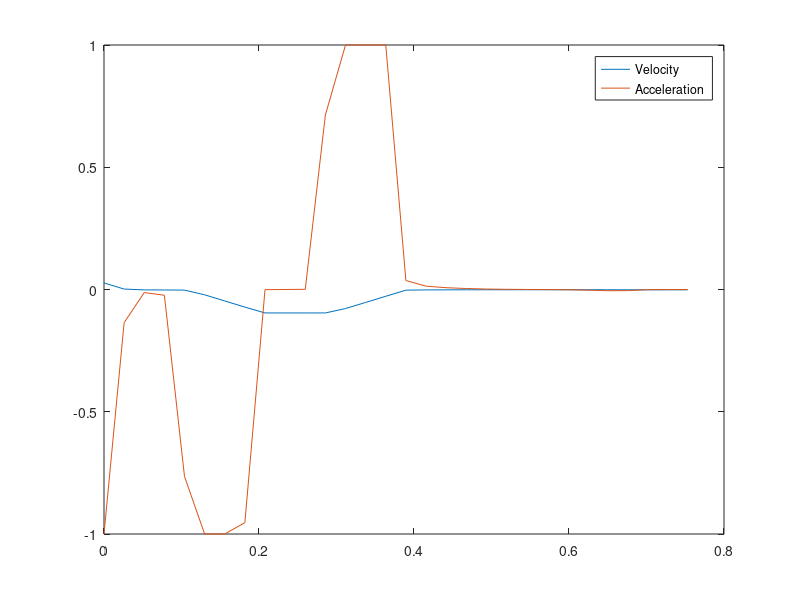
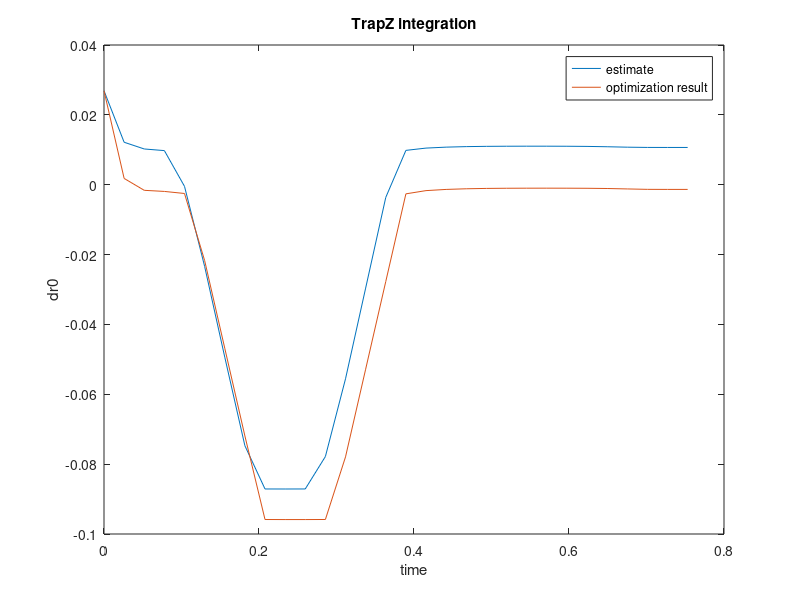
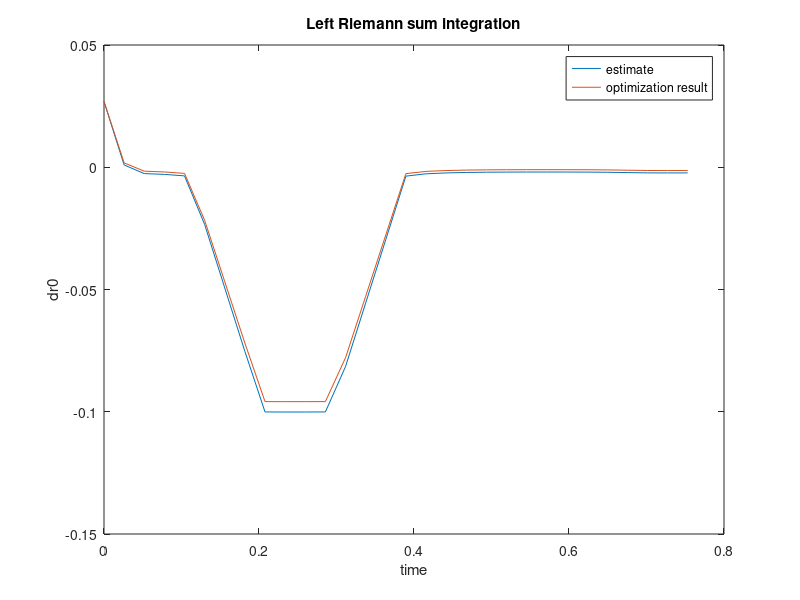

MATLAB code for these plots, in order:
load('noAnkleNoDamp.mat');
%Check whether or not acceleration and velocity makes sense.
figure; plot(opt.t, opt.dr0); hold on; plot(opt.t, opt.ddr0); legend('Velocity','Acceleration')

% From coll constraints
% dr0k+1 - dr0k = .5 ( ddr0k + ddr0k+1) hk
i = 1:opt.collParam.N -1;
LHS = opt.dr0(i+1) - opt.dr0(i);
RHS = .5 * (opt.ddr0(i+1) + opt.ddr0(i)) * opt.Tstance/opt.collParam.N;
disp(['Error in constraints is ' num2str(max(abs(LHS-RHS)))])

% %Test
% opt.ddr0 = opt.t.^2;
% opt.dr0 = 1/3*opt.t.^3 +.5;
% %\Test

%Can I numerically integrate?
%TrapZ integration
dr0EST = opt.dr0(1);
dt = mean(diff(opt.t));
for q = 1:opt.collParam.N-1
    dr0EST(q+1) = dr0EST(q)+.5*(opt.ddr0(q)+opt.ddr0(q+1)) * dt;
end
figure; plot(opt.t, dr0EST); hold on; plot(opt.t, opt.dr0); legend('estimate','optimization result')
title('TrapZ integration'); ylabel('dr0'); xlabel('time')
disp(['Error in forward integration is ' num2str(max(abs(dr0EST - opt.dr0)))])


% % Test
% opt.ddr0 = opt.t.^2;
% opt.dr0 = 1/3*opt.t.^3 +.5;
% % \Test

%Left Riemann sum
dr0EST = opt.dr0(1);
dt = mean(diff(opt.t));
for q = 1:opt.collParam.N-1
    dr0EST(q+1) = dr0EST(q)+ opt.ddr0(q) * dt;
end
figure; plot(opt.t, dr0EST); hold on; plot(opt.t, opt.dr0); legend('estimate','optimization result')
title('Left Riemann sum integration'); ylabel('dr0'); xlabel('time')
disp(['Error in forward integration is ' num2str(max(abs(dr0EST - opt.dr0)))])